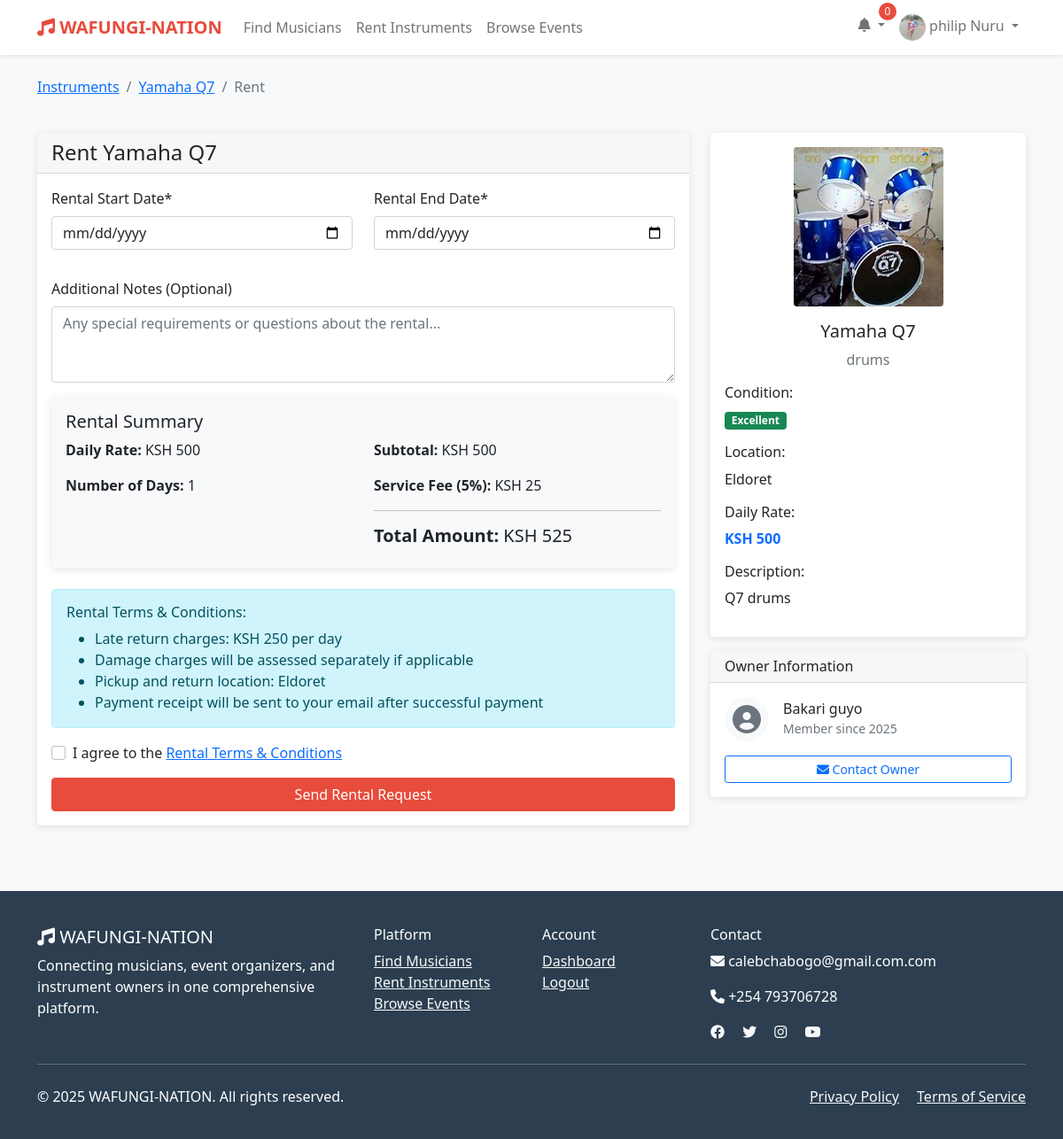
Before: /instruments/4/rent/ (signed in) with the older database file.
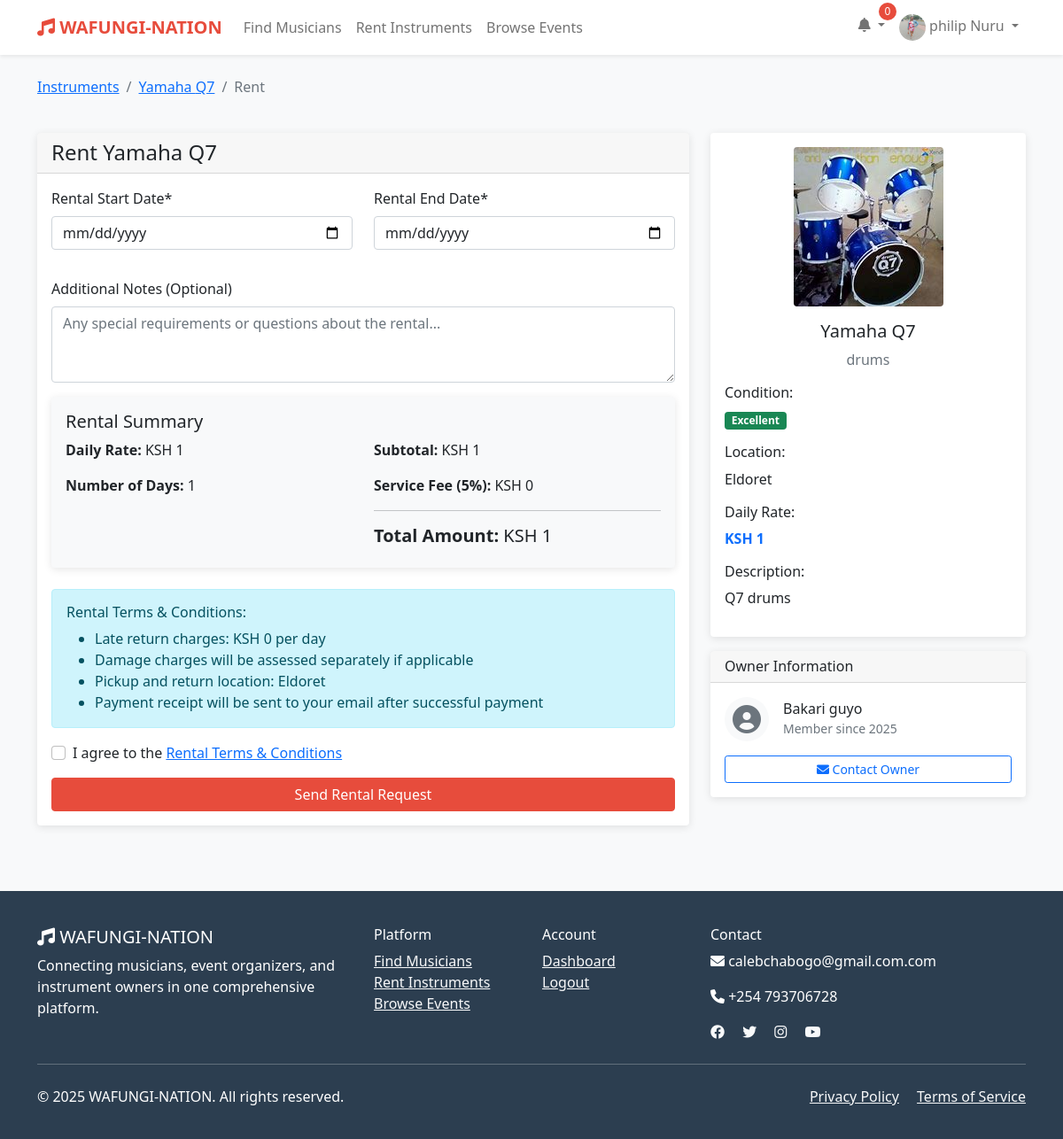
After: the same page with the newer database file.
### wafungi/models.py (models this page shows, shortened)
class InstrumentListing(models.Model):
    CONDITION_CHOICES = (
        ('excellent', 'Excellent'),
        ('good', 'Good'),
        ('fair', 'Fair'),
        ('poor', 'Poor'),
    )
    owner = models.ForeignKey(User, on_delete=models.CASCADE)
    instrument = models.ForeignKey(Instrument, on_delete=models.CASCADE)
    brand = models.CharField(max_length=100)
    model = models.CharField(max_length=100)
    condition = models.CharField(max_length=20, choices=CONDITION_CHOICES)
    daily_rate = models.DecimalField(max_digits=8, decimal_places=2)
    description = models.TextField()
    image = models.ImageField(upload_to='instruments/', blank=True, null=True)
    is_available = models.BooleanField(default=True)
    location = models.CharField(max_length=100)
    created_at = models.DateTimeField(auto_now_add=True)

class Instrument(models.Model):
    name = models.CharField(max_length=50, unique=True)
    category = models.CharField(max_length=50)

class User(AbstractUser):
    USER_TYPES = (
        ('musician', 'Musician'),
        ('organizer', 'Event Organizer'),
        ('instrument_owner', 'Instrument Owner'),
        ('client', 'Client'),
    )
    user_type = models.CharField(max_length=20, choices=USER_TYPES)
    phone = models.CharField(max_length=15, blank=True)
    location = models.CharField(max_length=100, blank=True)
    profile_picture = models.ImageField(upload_to='profiles/', blank=True, null=True)
    bio = models.TextField(blank=True)
    is_verified = models.BooleanField(default=False)
    created_at = models.DateTimeField(auto_now_add=True)
    updated_at = models.DateTimeField(auto_now=True)

### wafungi/views.py (the view)
# urls.py: path('instruments/<int:instrument_id>/rent/', views.rent_instrument, name='rent_instrument'),
@login_required
def rent_instrument(request, instrument_id):
    instrument = get_object_or_404(InstrumentListing, id=instrument_id)
    if request.user == instrument.owner:
        messages.error(request, "You cannot rent your own instrument.")
        return redirect('instrument_detail', instrument_id)
    if not instrument.is_available:
        messages.error(request, "This instrument is not available for rent.")
        return redirect('instrument_detail', instrument_id)
    if request.method == 'POST':
        form = InstrumentRentalForm(request.POST)
        if form.is_valid():
            booking = form.save(commit=False)
            booking.client = request.user
            booking.instrument_listing = instrument
            start_date = form.cleaned_data['start_date']
            end_date = form.cleaned_data['end_date']
            if isinstance(start_date, datetime):
                start_date = timezone.make_aware(start_date) if timezone.is_naive(start_date) else start_date
            else:
                start_date = timezone.make_aware(datetime.combine(start_date, datetime.min.time()))
            if isinstance(end_date, datetime):
                end_date = timezone.make_aware(end_date) if timezone.is_naive(end_date) else end_date
            else:
                end_date = timezone.make_aware(datetime.combine(end_date, datetime.min.time()))
            booking.start_date = start_date
            booking.end_date = end_date
            rental_days = (end_date - start_date).days
            if rental_days <= 0:
                rental_days = 1  # Minimum 1 day rental
            base_amount = instrument.daily_rate * rental_days
            service_fee = base_amount * Decimal('0.05')  # 5% service fee
            booking.total_amount = base_amount + service_fee
            booking.save()
            send_booking_confirmation_email(booking)
            Notification.objects.create(
                user=instrument.owner,
                title='New Rental Request',
                message=f'{request.user.get_full_name() or request.user.username} has requested to rent your {instrument.brand} {instrument.model} for {rental_days} days.'
            )
            messages.success(request, 'Rental request sent successfully! The owner will review your request.')
            return redirect('booking_detail', booking.id)
    else:
        form = InstrumentRentalForm()
    return render(request, 'wafungi/rent_instrument.html', {
        'form': form,
        'instrument': instrument
    })

### wafungi/forms.py (shortened to what this page needs)
class InstrumentRentalForm(forms.ModelForm):
    class Meta:
        model = Booking
        fields = ('start_date', 'end_date', 'notes')
        widgets = {
            'start_date': forms.DateInput(attrs={'type': 'date'}),
            'end_date': forms.DateInput(attrs={'type': 'date'}),
            'notes': forms.Textarea(attrs={'rows': 3, 'placeholder': 'Any special requirements or questions about the rental...'}),
        }
        labels = {
            'start_date': 'Rental Start Date',
            'end_date': 'Rental End Date',
            'notes': 'Additional Notes (Optional)',
        }
    def __init__(self, *args, **kwargs):
        super().__init__(*args, **kwargs)
        self.helper = FormHelper()
        self.helper.layout = Layout(
            Row(
                Column('start_date', css_class='form-group col-md-6 mb-0'),
                Column('end_date', css_class='form-group col-md-6 mb-0'),
                css_class='form-row'
            ),
            'notes',
            Submit('submit', 'Send Rental Request', css_class='btn btn-primary')
        )

### templates/wafungi/rent_instrument.html (shortened to what the changed rows need)
{% extends 'base.html' %}
{% load crispy_forms_tags %}
{% load wafungi_filters %}
{% block content %}
<div class="container py-4">
    <div class="row">
        <div class="col-12 mb-4">
            <nav aria-label="breadcrumb">
                <ol class="breadcrumb">
                    <li class="breadcrumb-item"><a href="{% url 'instrument_detail' instrument.id %}">{{ instrument.brand }} {{ instrument.model }}</a></li>
                </ol>
            </nav>
        </div>
    </div>
    <div class="row">
        <div class="col-md-8">
            <div class="card">
                <div class="card-header">
                    <h4 class="mb-0">Rent {{ instrument.brand }} {{ instrument.model }}</h4>
                </div>
                <div class="card-body">
                    <form method="post" id="rentalForm">
                        <div class="card bg-light mb-4">
                            <div class="card-body">
                                <div class="row">
                                    <div class="col-md-6">
                                        <p><strong>Daily Rate:</strong> {{ instrument.daily_rate|ksh_currency }}</p>
                                        <p><strong>Number of Days:</strong> <span id="rental-days">1</span></p>
                                    </div>
                                    <div class="col-md-6">
                                        <p><strong>Subtotal:</strong> <span id="subtotal">{{ instrument.daily_rate|ksh_currency }}</span></p>
                                        <p><strong>Service Fee (5%):</strong> <span id="service-fee">{{ instrument.daily_rate|multiply:0.05|ksh_currency }}</span></p>
                                        <h5><strong>Total Amount:</strong> <span id="total-amount">{{ instrument.daily_rate|multiply:1.05|ksh_currency }}</span></h5>
                                    </div>
                                </div>
                            </div>
                        </div>
                        <div class="alert alert-info">
                            <ul class="mb-0">
                                <li>Late return charges: {{ instrument.daily_rate|multiply:0.5|ksh_currency }} per day</li>
                                <li>Damage charges will be assessed separately if applicable</li>
                                <li>Pickup and return location: {{ instrument.location }}</li>
                                <li>Payment receipt will be sent to your email after successful payment</li>
                            </ul>
                        </div>
                    </form>
                </div>
            </div>
        </div>
        <div class="col-md-4">
            <div class="card">
                <div class="card-body">
                    <div class="text-center mb-3">
                        {% if instrument.image %}
                            <img src="{{ instrument.image.url }}" class="img-fluid rounded mb-3" style="max-height: 200px;" alt="{{ instrument.brand }} {{ instrument.model }}">
                        {% else %}
                            <div class="bg-light d-flex align-items-center justify-content-center mb-3" style="height: 200px;">
                                <i class="fas fa-guitar fa-5x text-muted"></i>
                            </div>
                        {% endif %}
                        <h5>{{ instrument.brand }} {{ instrument.model }}</h5>
                        <p class="text-muted">{{ instrument.instrument.name }}</p>
                    </div>
                    <div class="mb-3">
                        <h6>Condition:</h6>
                        <span class="badge bg-{% if instrument.condition == 'excellent' %}success{% elif instrument.condition == 'good' %}info{% elif instrument.condition == 'fair' %}warning{% else %}danger{% endif %}">
                            {{ instrument.get_condition_display }}
                        </span>
                    </div>
                    <div class="mb-3">
                        <h6>Location:</h6>
                        <p class="mb-0">{{ instrument.location }}</p>
                    </div>
                    <div class="mb-3">
                        <h6>Daily Rate:</h6>
                        <p class="mb-0 fw-bold text-primary">{{ instrument.daily_rate|ksh_currency }}</p>
                    </div>
                    <div class="mb-3">
                        <h6>Description:</h6>
                        <p class="mb-0">{{ instrument.description|truncatewords:20 }}</p>
                    </div>
                </div>
            </div>
            <div class="card mt-3">
                <div class="card-body">
                    <div class="d-flex align-items-center mb-3">
                        <div>
                            <h6 class="mb-0">{{ instrument.owner.get_full_name|default:instrument.owner.username }}</h6>
                            <small class="text-muted">Member since {{ instrument.owner.date_joined|date:"Y" }}</small>
                        </div>
                    </div>
                </div>
            </div>
        </div>
    </div>
</div>
{% endblock %}

Changed rows visible on the page:
changed InstrumentListing "Yamaha": daily_rate|ksh_currency "KSH 500" → "KSH 1"; daily_rate|multiply "KSH 25" → "KSH 0"; daily_rate|multiply "KSH 525" → "KSH 1"; daily_rate|multiply "KSH 250" → "KSH 0"
